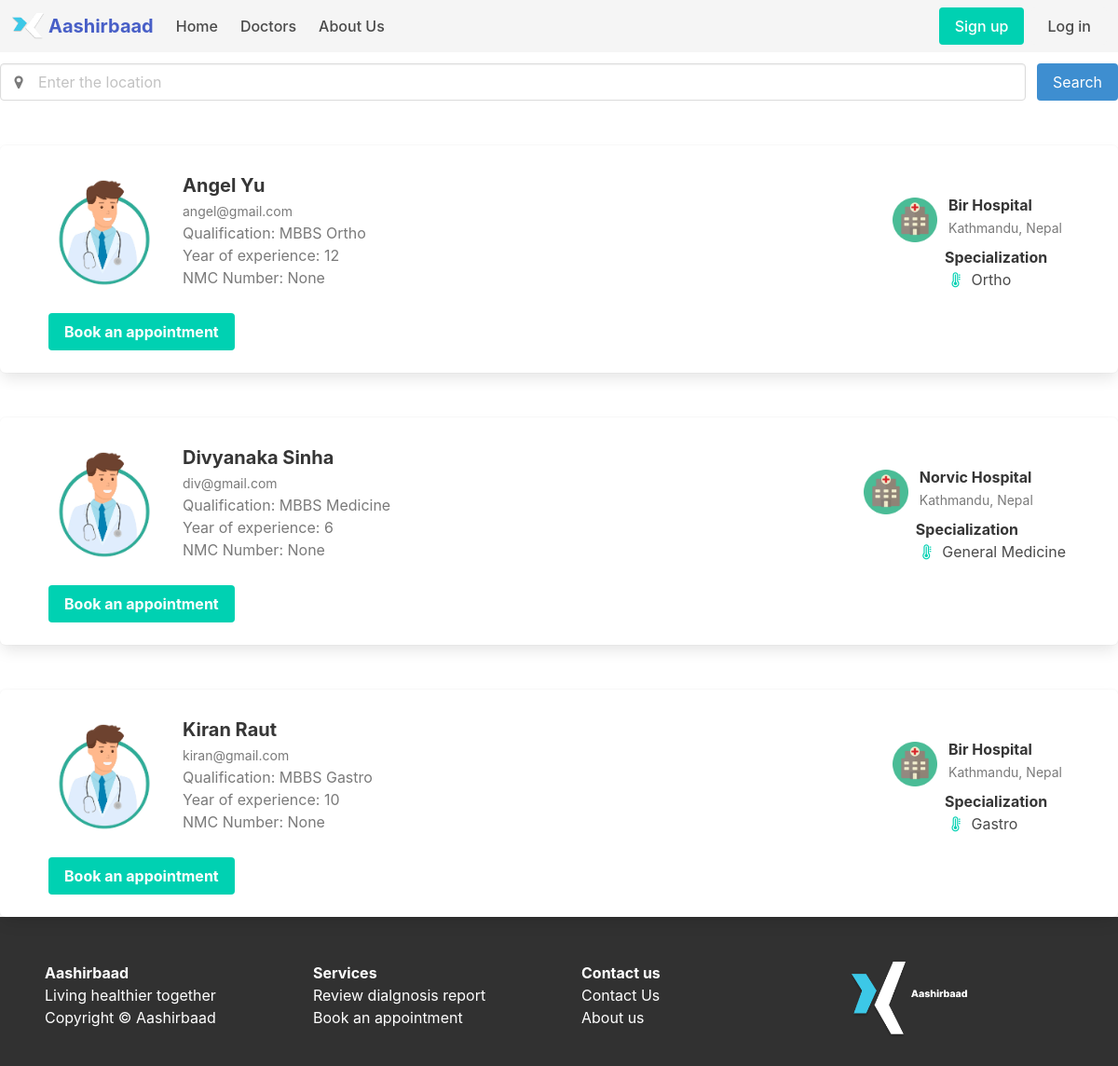
The page /doccard on the database as committed earlier.
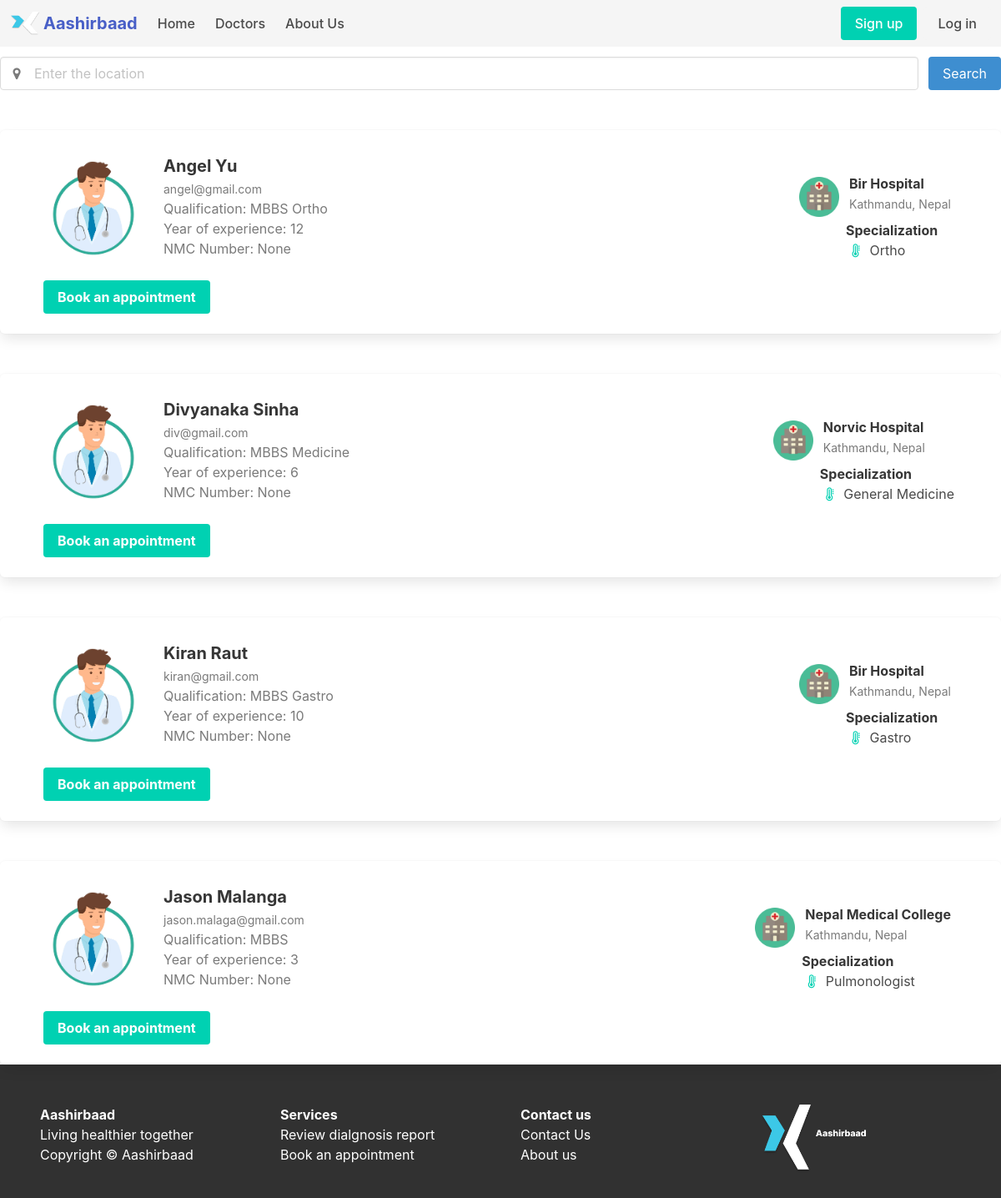
The same page on the database as committed later.
### website/models.py (models this page shows)
class User(db.Model,UserMixin):
	id=db.Column(db.Integer, primary_key=True)
	name = db.Column(db.String(150))
	email=db.Column(db.String(150),unique=True)
	password = db.Column(db.String(150))
	gender = db.Column(db.String(10))
	phone = db.Column(db.BigInteger)
	role = db.Column(db.String(20))

class Doctor(db.Model, UserMixin):
	id=db.Column(db.Integer,db.ForeignKey('user.id'),primary_key=True)
	nmc_number = db.Column(db.Integer)
	practice_years = db.Column(db.Integer)
	expertise = db.Column(db.String(200))
	hospital = db.Column(db.String(200))
	qualification = db.Column(db.String(100))
	user = db.relationship('User')

### website/views.py (the view)
@views.route('/doccard')
def card():
	allusers = User.query.all()
	doctors = []
	for users in allusers:
		if users.role == "Doctor":
			doctors.append(users)
	docDetails = Doctor.query.all()
	return render_template('doccard.html',user=current_user, doctors=doctors, docDetails=docDetails)

### website/templates/doccard.html (shortened to what this page needs)
{% extends "base.html" %} {%block title%}Doctors List{%endblock%}
{% block content %}
<div class="container mt-4">
  <div class="field is-grouped">
    <p class="control is-expanded has-icons-left">
      <input class="input" type="text" placeholder="Enter the location">
      <span class="icon is-small is-left has-text-grey">
      </span>
    </p>
    <p class="control">
      <a class="button is-info">
        Search
      </a>
    </p>
  </div>
{%for doctor in doctors%}
<div class="box mt-6 pl-6 pr-6" id="card" onclick="getDoctor(doctor.id)">
    <article class="media mt-2">
      <div class="media-left">
        <figure class="image is-128x128 is-rounded">
          <img src="{{ url_for('static',filename='images/doctorProfile.jpg') }}" alt="Image">
        </figure>
      </div>
      <div class="media-content">
        <div class="content">
          <p>
            <strong class="is-size-5 m-1">{{doctor.name}}</strong>
            <br>
            <small class="has-text-grey m-1">{{doctor.email}}</small>
            <br>
            {%for docDetail in docDetails%}
              {%if doctor.id == docDetail.id%}
                <span class="m-1 has-text-grey">Qualification: {{docDetail.qualification}}</span>
                <br>
                <span class="m-1 has-text-grey">Year of experience: {{docDetail.practice_years}}</span>
                <br>
                <span class="m-1 has-text-grey">NMC Number: {{docDetail.nmc_number}}</span>
              {%endif%}
            {%endfor%}
          </p>
        </div>
        </div>
        <div class="media m-1" style="border: none">
            <div class="media-left m-1">
                <figure class="image is-48x48 is-rounded mt-2">
                  <img src="{{ url_for('static',filename='images/hospital.jpg') }}" alt="Image">
                </figure>
              </div>
              {%for docDetail in docDetails%}
                {%if doctor.id == docDetail.id%}
              <div class="media-content m-1 mt-2">
                <div class="content">
                  <p>
                      <strong class="is-size-6 m-1">{{docDetail.hospital}}</strong>
                      <br>
                      <small class="has-text-grey m-1">Kathmandu, Nepal</small>
                  </p>
                </div>
                <div class="content">
                  <strong class="is-size-6">Specialization</strong>
                  <br>
                  <span class="icon is-left has-text-primary">
                      <i class="fa fa-thermometer"></i>
                  </span>
                  <span class="is-size-6">{{docDetail.expertise}}</span>
              </div>
              </div>
              {%endif%}
              {%endfor%}
          </div>
    </article>
    <div class="content m-1">
      <div class="control mt-4">
          <button class="button is-primary"><strong>Book an appointment</strong></button>
      </div>
    </div>
      </div>
      {%endfor%}
</div>
{% endblock %}

### website/templates/base.html (shortened to what this page needs)
<!DOCTYPE html>
<html lang="en">
	<head>
		<link
			rel="stylesheet"
			href="https://cdn.jsdelivr.net/npm/bulma@0.9.4/css/bulma.min.css"
		/>
		<link
			rel="stylesheet"
			href="https://maxcdn.bootstrapcdn.com/font-awesome/4.7.0/css/font-awesome.min.css"
		/>
		<link
			rel="stylesheet"
			href="{{ url_for('static',filename='css/index.css') }}"
		/>
	</head>
	<body class="hero has-navbar-fixed-top is-fullheight" style="height: 100vh; width: 100%;">
		<nav
			class="navbar is-fixed-top has-background-light"
			role="navigation"
			aria-label="main navigation"
		>
			<div class="navbar-brand">
				<a class="navbar-item" href="/">
					<img
						src="../static/images/aashirwaad logo.jpg"
						width="40"
						height="20"
						class=" pr-1"
					/>
					<span class="has-text-weight-bold is-size-5 has-text-link">Aashirbaad</span>
				</a>
			</div>
			<div id="navbarBasicExample" class="navbar-menu">
				<div class="navbar-start">
					<a class="navbar-item has-text-weight-medium" href="/"> Home </a>
					<a class="navbar-item has-text-weight-medium" href="/doccard"> Doctors </a>
					<a href="#about-us" class="navbar-item has-text-weight-medium">About Us</a>
					</div>
				<div class="navbar-end">
					<div class="navbar-item">
						{%if not user.is_authenticated%}
						<div class="buttons has-text-weight-medium">
							<a
								class="button is-primary has-text-weight-medium"
								href="/auth/signup"
							>
								Sign up
							</a>
							<a
								class="button is-light has-text-weight-medium"
								href="/auth/login"
							>
								Log in
							</a>
						</div>
						{%endif%}
					</div>
				</div>
			</div>
		</nav>
		<div class="container">{%block content%}{%endblock%}</div>
		 <footer class="footer hero-foot pb-5 pl-6 mt-auto is-flex-align-items-flex-end" style="background-color: rgb(49, 49, 49);">
	  <div class="columns has-text-white">
		<div class="column">
		  <h4 class="bd-footer-title
					 has-text-weight-bold
					 has-text-left">
			Aashirbaad
		  </h4>
		  <p class="bd-footer-subtitle
					has-text-left">
			Living healthier together
		  </p>
		  <div class="content">
			<p>Copyright © Aashirbaad</p>
		  </div>
		</div>
		<div class="column">
		  <h4 class="bd-footer-title
					 has-text-weight-bold
					 has-text-justify">
			Services
		  </h4>
		  <p class="bd-footer-subtitle">
			 <a href="https://" class="has-text-white">
			  <span class="icon-text">
				<span>Review dialgnosis report</span>
			  </span>
			 </a>
			  <br />
			  <a href="https://" class="has-text-white">
				  <span class="icon-text">
					<span>Book an appointment</span>
				  </span>
				</a>
		  </p>
		</div>
		<div class="column">
		  <h4 class="bd-footer-subtitle
					 has-text-weight-bold
					 has-text-justify">
			Contact us
		  </h4>
		  <p class="bd-footer-subtitle">
			  <a href="https://" class="has-text-white">
				  <span class="icon-text">
					<span>Contact Us</span>
				  </span>
				</a>
			  <br />
			  <a href="https://" class="has-text-white">
				  <span class="icon-text">
					<span>About us</span>
				  </span>
				</a>
		  </p>
		</div>
		<div class="column">
			<img
						src="../static/images/Aashirbaad.jpg"
						width="130px"
						height="28px"
					/>
		  </div>
	  </div>
	</footer>
	</body>
</html>

### website/static/css/index.css (style rules this page uses)
.container { max-width: 100%; width: 100%; }

Rows that differ between the two databases and show on the page:
added User: name "Jason Malanga", email "jason.malaga@gmail.com"
added Doctor: qualification "MBBS", practice_years "3", nmc_number "None", hospital "Nepal Medical College", expertise "Pulmonologist"
